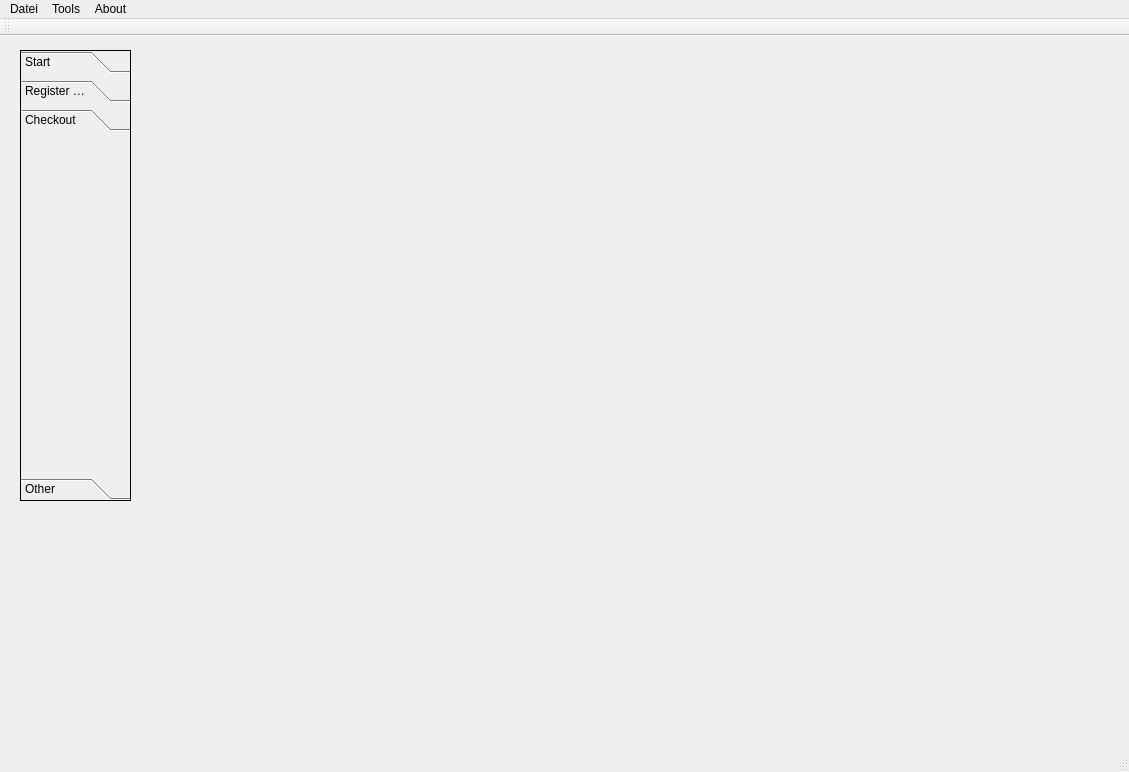
<?xml version="1.0" encoding="UTF-8"?>
<ui version="4.0">
 <class>MainWindow</class>
 <widget class="QMainWindow" name="MainWindow">
  <property name="geometry">
   <rect>
    <x>0</x>
    <y>0</y>
    <width>1129</width>
    <height>772</height>
   </rect>
  </property>
  <property name="sizePolicy">
   <sizepolicy hsizetype="Expanding" vsizetype="Expanding">
    <horstretch>0</horstretch>
    <verstretch>0</verstretch>
   </sizepolicy>
  </property>
  <property name="windowTitle">
   <string>iBazar</string>
  </property>
  <widget class="QWidget" name="centralWidget">
   <property name="sizePolicy">
    <sizepolicy hsizetype="Expanding" vsizetype="Expanding">
     <horstretch>0</horstretch>
     <verstretch>0</verstretch>
    </sizepolicy>
   </property>
   <property name="autoFillBackground">
    <bool>true</bool>
   </property>
   <widget class="QToolBox" name="toolBox">
    <property name="geometry">
     <rect>
      <x>20</x>
      <y>14</y>
      <width>111</width>
      <height>451</height>
     </rect>
    </property>
    <property name="frameShape">
     <enum>QFrame::Box</enum>
    </property>
    <property name="currentIndex">
     <number>2</number>
    </property>
    <property name="tabSpacing">
     <number>7</number>
    </property>
    <widget class="QWidget" name="startpage">
     <property name="geometry">
      <rect>
       <x>0</x>
       <y>0</y>
       <width>109</width>
       <height>325</height>
      </rect>
     </property>
     <attribute name="label">
      <string>Start</string>
     </attribute>
    </widget>
    <widget class="QWidget" name="registersellerpage">
     <property name="geometry">
      <rect>
       <x>0</x>
       <y>0</y>
       <width>109</width>
       <height>325</height>
      </rect>
     </property>
     <attribute name="label">
      <string>Register Seller</string>
     </attribute>
    </widget>
    <widget class="QWidget" name="checkoutpage">
     <attribute name="label">
      <string>Checkout</string>
     </attribute>
    </widget>
    <widget class="QWidget" name="stuffpage">
     <property name="geometry">
      <rect>
       <x>0</x>
       <y>0</y>
       <width>109</width>
       <height>325</height>
      </rect>
     </property>
     <attribute name="label">
      <string>Other</string>
     </attribute>
    </widget>
   </widget>
   <widget class="QFrame" name="frame">
    <property name="geometry">
     <rect>
      <x>150</x>
      <y>10</y>
      <width>951</width>
      <height>681</height>
     </rect>
    </property>
    <property name="sizePolicy">
     <sizepolicy hsizetype="Expanding" vsizetype="Expanding">
      <horstretch>0</horstretch>
      <verstretch>0</verstretch>
     </sizepolicy>
    </property>
    <property name="autoFillBackground">
     <bool>true</bool>
    </property>
    <property name="frameShape">
     <enum>QFrame::NoFrame</enum>
    </property>
    <property name="frameShadow">
     <enum>QFrame::Raised</enum>
    </property>
    <property name="lineWidth">
     <number>0</number>
    </property>
    <widget class="QStackedWidget" name="stackedWidget">
     <property name="geometry">
      <rect>
       <x>9</x>
       <y>10</y>
       <width>941</width>
       <height>661</height>
      </rect>
     </property>
     <property name="sizePolicy">
      <sizepolicy hsizetype="Expanding" vsizetype="Expanding">
       <horstretch>1</horstretch>
       <verstretch>1</verstretch>
      </sizepolicy>
     </property>
     <property name="minimumSize">
      <size>
       <width>581</width>
       <height>441</height>
      </size>
     </property>
     <property name="autoFillBackground">
      <bool>true</bool>
     </property>
     <property name="currentIndex">
      <number>-1</number>
     </property>
    </widget>
   </widget>
  </widget>
  <widget class="QMenuBar" name="menuBar">
   <property name="geometry">
    <rect>
     <x>0</x>
     <y>0</y>
     <width>1129</width>
     <height>26</height>
    </rect>
   </property>
   <widget class="QMenu" name="menuDatei">
    <property name="title">
     <string>Datei</string>
    </property>
    <addaction name="actionExit"/>
   </widget>
   <widget class="QMenu" name="menuTools">
    <property name="title">
     <string>Tools</string>
    </property>
    <addaction name="actionEvent_Manager"/>
    <addaction name="actionPrint_Labels"/>
    <addaction name="actionSettings"/>
   </widget>
   <widget class="QMenu" name="menuAbout">
    <property name="title">
     <string>About</string>
    </property>
    <addaction name="actionAbout"/>
    <addaction name="actionAbout_Qt"/>
   </widget>
   <addaction name="menuDatei"/>
   <addaction name="menuTools"/>
   <addaction name="menuAbout"/>
  </widget>
  <widget class="QToolBar" name="mainToolBar">
   <attribute name="toolBarArea">
    <enum>TopToolBarArea</enum>
   </attribute>
   <attribute name="toolBarBreak">
    <bool>false</bool>
   </attribute>
  </widget>
  <widget class="QStatusBar" name="statusBar"/>
  <action name="actionExit">
   <property name="text">
    <string>Exit</string>
   </property>
  </action>
  <action name="actionSettings">
   <property name="text">
    <string>Settings</string>
   </property>
  </action>
  <action name="actionAbout">
   <property name="text">
    <string>About</string>
   </property>
  </action>
  <action name="actionAbout_Qt">
   <property name="text">
    <string>About Qt</string>
   </property>
  </action>
  <action name="actionEvent_Manager">
   <property name="text">
    <string>Event Management</string>
   </property>
  </action>
  <action name="actionPrint_Labels">
   <property name="text">
    <string>Print Labels</string>
   </property>
  </action>
 </widget>
 <layoutdefault spacing="6" margin="11"/>
 <resources/>
 <connections>
  <connection>
   <sender>actionExit</sender>
   <signal>triggered()</signal>
   <receiver>MainWindow</receiver>
   <slot>close()</slot>
   <hints>
    <hint type="sourcelabel">
     <x>-1</x>
     <y>-1</y>
    </hint>
    <hint type="destinationlabel">
     <x>371</x>
     <y>280</y>
    </hint>
   </hints>
  </connection>
 </connections>
</ui>
